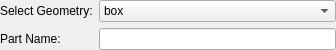
                 <widget class="QFrame" name="frame_6">
                  <property name="geometry">
                   <rect>
                    <x>12</x>
                    <y>37</y>
                    <width>336</width>
                    <height>50</height>
                   </rect>
                  </property>
                  <property name="frameShape">
                   <enum>QFrame::Shape::NoFrame</enum>
                  </property>
                  <property name="frameShadow">
                   <enum>QFrame::Shadow::Raised</enum>
                  </property>
                  <layout class="QFormLayout" name="formLayout_14">
                   <property name="leftMargin">
                    <number>0</number>
                   </property>
                   <property name="topMargin">
                    <number>0</number>
                   </property>
                   <property name="rightMargin">
                    <number>0</number>
                   </property>
                   <property name="bottomMargin">
                    <number>0</number>
                   </property>
                   <item row="0" column="1">
                    <widget class="QComboBox" name="INSelectBasicGeometry">
                     <property name="enabled">
                      <bool>true</bool>
                     </property>
                     <item>
                      <property name="text">
                       <string>box</string>
                      </property>
                     </item>
                     <item>
                      <property name="text">
                       <string>sphere</string>
                      </property>
                     </item>
                     <item>
                      <property name="text">
                       <string notr="true">cylinder</string>
                      </property>
                     </item>
                    </widget>
                   </item>
                   <item row="0" column="0">
                    <widget class="QLabel" name="LSelectGeometry">
                     <property name="text">
                      <string>Select Geometry:</string>
                     </property>
                    </widget>
                   </item>
                   <item row="1" column="1">
                    <widget class="QLineEdit" name="INBasicGeometryName"/>
                   </item>
                   <item row="1" column="0">
                    <widget class="QLabel" name="LBasicGName">
                     <property name="text">
                      <string>Part Name:</string>
                     </property>
                    </widget>
                   </item>
                  </layout>
                 </widget>
